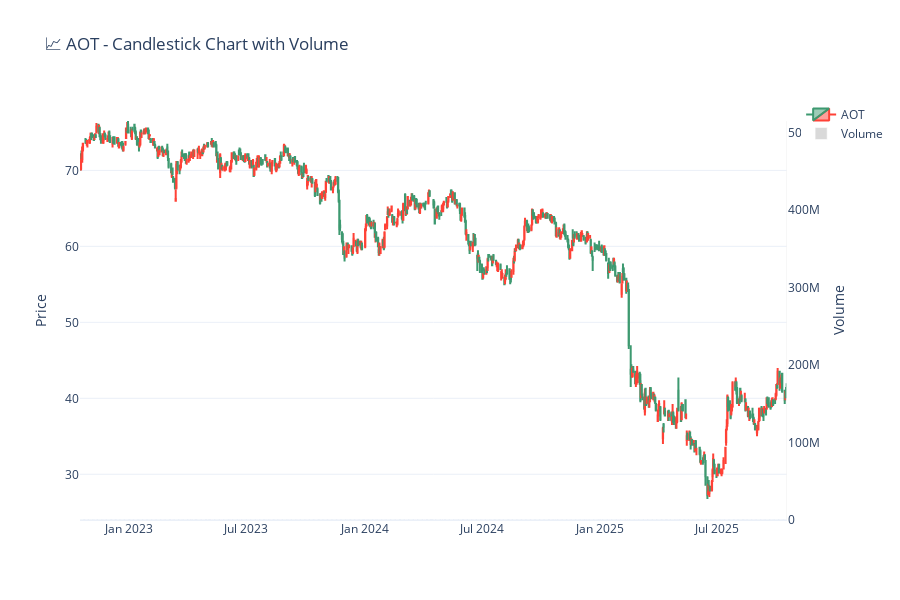

This figure's notebook cell:
### Code cell
import plotly.graph_objects as go

# ✅ สร้างกราฟ Candlestick
fig = go.Figure()

# 🔹 แท่งเทียนราคา
fig.add_trace(go.Candlestick(
    x=df['time'],
    open=df['open_price'],
    high=df['high_price'],
    low=df['low_price'],
    close=df['close_price'],
    name=stock
))

# 🔹 Volume bar (แถบปริมาณการซื้อขาย)
fig.add_trace(go.Bar(
    x=df['time'],
    y=df['volume'],
    marker_color='rgba(128,128,128,0.3)',
    yaxis='y2',
    name='Volume'
))

# ✅ ปรับ layout ให้เหมือน TradingView
fig.update_layout(
    title=f'📈 {stock} - Candlestick Chart with Volume',
    xaxis_rangeslider_visible=False,
    yaxis=dict(title='Price'),
    yaxis2=dict(
        title='Volume',
        overlaying='y',
        side='right',
        showgrid=False
    ),
    height=600,
    template='plotly_white'
)

fig.show()

### Figure 1 — Plotly figure (JSON) as saved in the notebook; plotly's stock layout.template omitted (floating-point values rounded to 4 significant figures; data arrays with more than 128 entries replaced by an {"elided": "..."} marker saying what was removed)
{"data": [{"close": {"elided": "732 float values"}, "high": {"elided": "732 float values"}, "low": {"elided": "732 float values"}, "name": "AOT", "open": {"elided": "732 float values"}, "type": "candlestick", "x": {"elided": "732 str values"}}, {"marker": {"color": "rgba(128,128,128,0.3)"}, "name": "Volume", "type": "bar", "x": {"elided": "732 str values"}, "y": {"elided": "732 float values"}, "yaxis": "y2"}], "layout": {"height": 600, "title": {"text": "📈 AOT - Candlestick Chart with Volume"}, "xaxis": {"rangeslider": {"visible": false}}, "yaxis": {"title": {"text": "Price"}}, "yaxis2": {"overlaying": "y", "showgrid": false, "side": "right", "title": {"text": "Volume"}}}}
